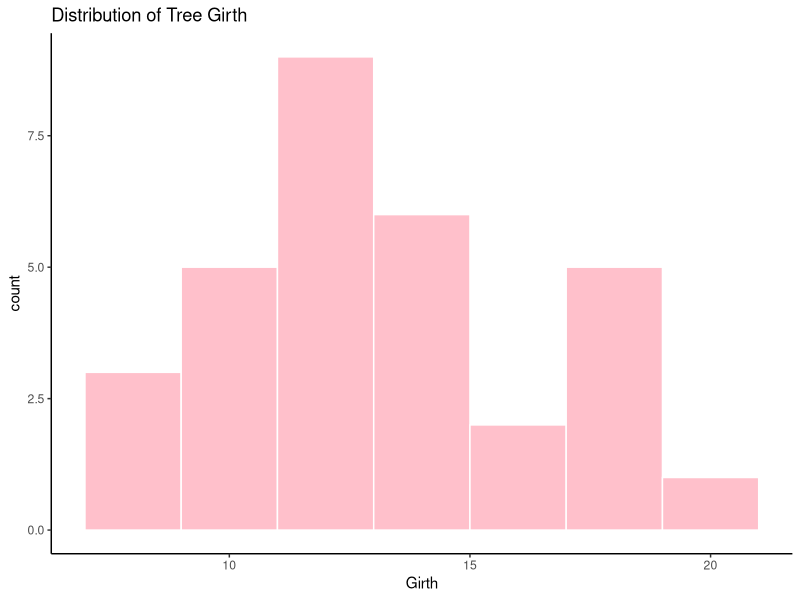
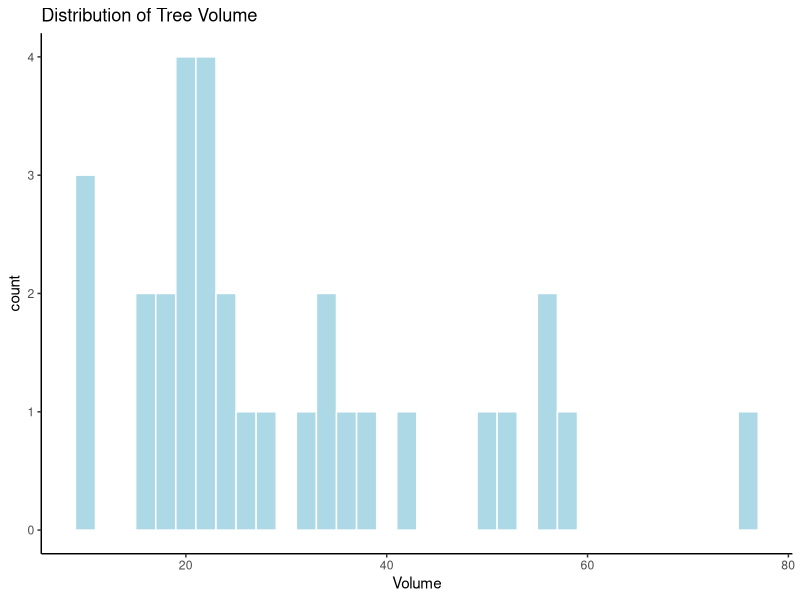
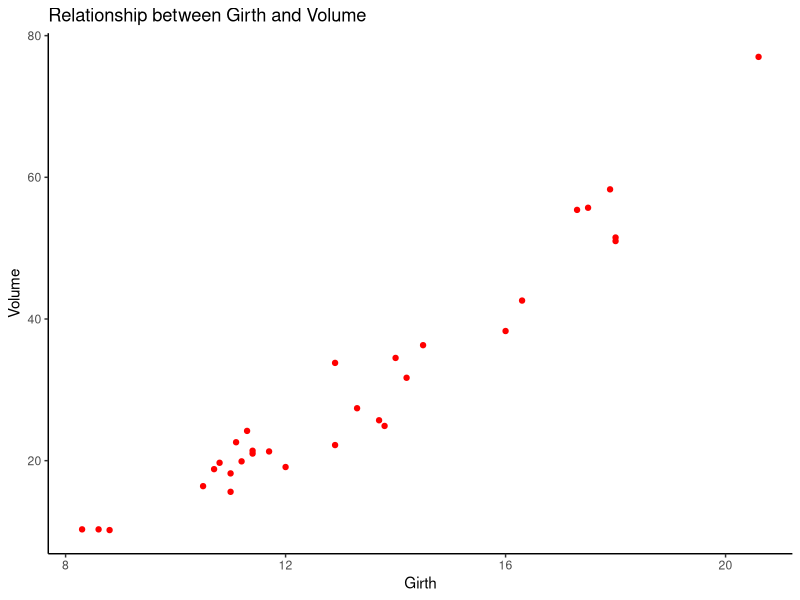

Source code (R) for these figures, in order:
## ---- chunk 1
library(ggplot2)
data("trees")
head(trees)
## ---- chunk 2
library(ggplot2)

ggplot(trees, aes(x = Girth)) +
  geom_histogram(binwidth= 2, fill = "pink", color = "white") +
  labs(
    title = "Distribution of Tree Girth",
    x = "Girth",
  ) +
  theme_classic()
  
## ---- chunk 3
ggplot(trees, aes(x = Volume)) +
  geom_histogram(binwidth= 2, fill = "lightblue", color = "white") +
  labs(
    title = "Distribution of Tree Volume",
    x = "Volume",
  ) +
  theme_classic()
## ---- chunk 4
ggplot(data = trees, aes(x= Girth, y= Volume)) +
  geom_point(color= "red") +
  labs(
    title = "Relationship between Girth and Volume",
    x= "Girth",
    y= "Volume"
  ) +
  theme_classic()
## ---- chunk 5
shapiro.test(trees$Volume)

# There is a significant difference in the values 
## ---- chunk 6
shapiro.test(trees$Girth)

# There is no significant difference in the values
